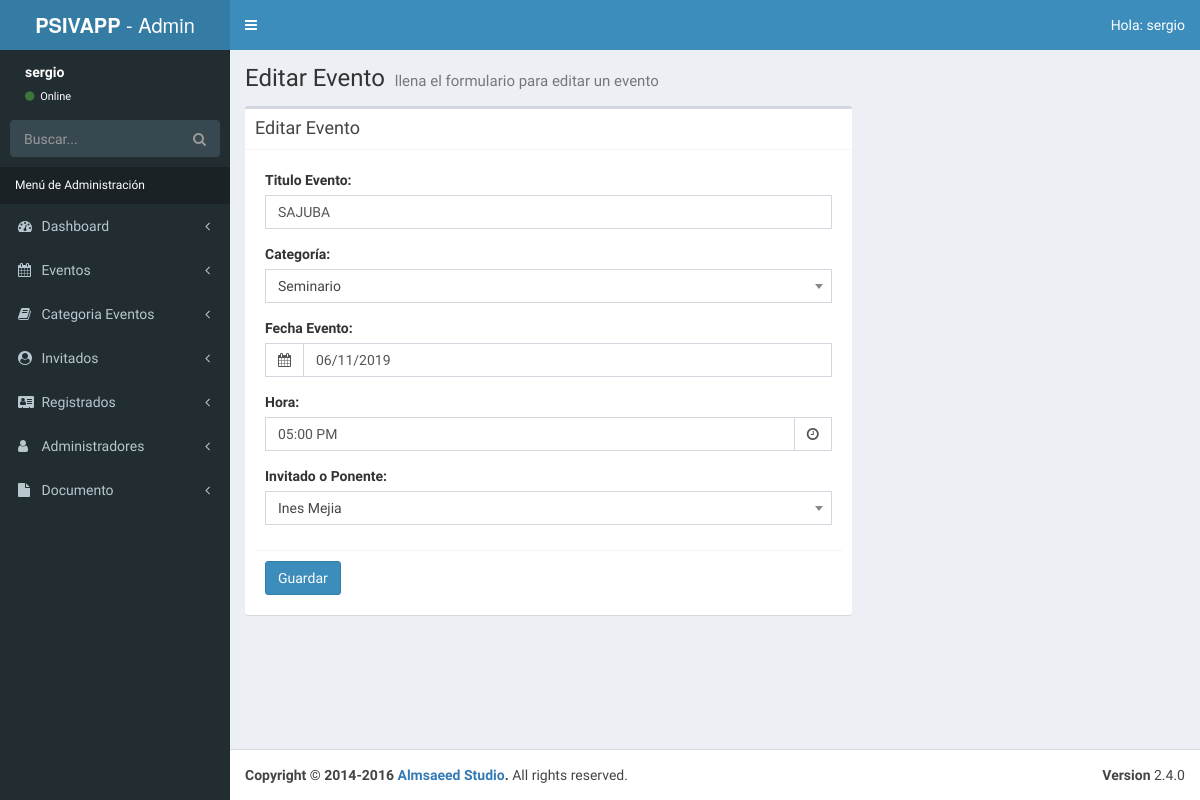
The app's page /admin/editar-evento.php?id=30 (signed in), older data.
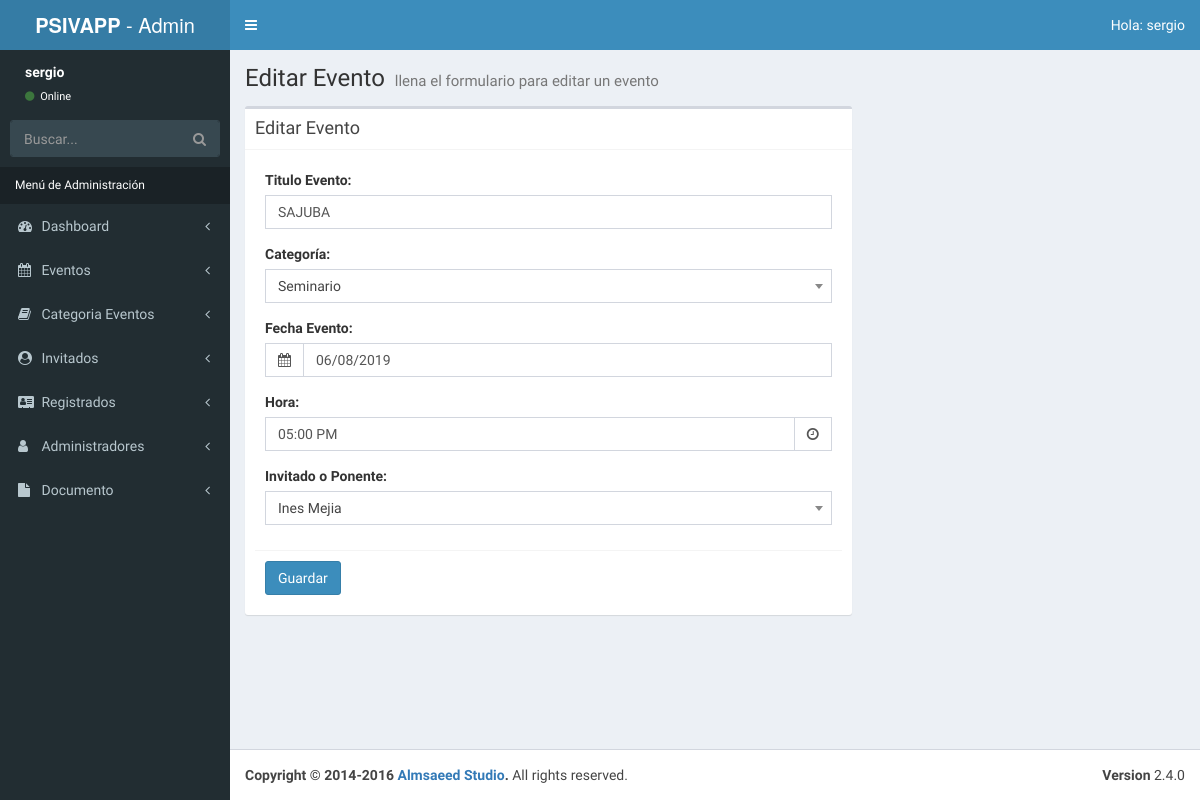
The same page, newer data.
### tables this page shows
CREATE TABLE `eventos` (
  `evento_id` tinyint(10) NOT NULL AUTO_INCREMENT,
  `nombre_evento` varchar(60) NOT NULL,
  `fecha_evento` date NOT NULL,
  `hora_evento` time NOT NULL,
  `id_cat_evento` tinyint(10) NOT NULL,
  `id_inv` tinyint(4) NOT NULL,
  `clave` varchar(10) NOT NULL,
  `editado` timestamp NOT NULL DEFAULT CURRENT_TIMESTAMP ON UPDATE CURRENT_TIMESTAMP,
  PRIMARY KEY (`evento_id`),
  KEY `id_cat_evento` (`id_cat_evento`),
  KEY `id_inv` (`id_inv`),
  CONSTRAINT `eventos_ibfk_1` FOREIGN KEY (`id_cat_evento`) REFERENCES `categoria_evento` (`id_categoria`),
  CONSTRAINT `eventos_ibfk_2` FOREIGN KEY (`id_inv`) REFERENCES `invitados` (`invitado_id`)
);

### admin/editar-evento.php (the view, shortened to what this page needs)
<?php
        $id = $_GET['id'];
        if(!filter_var($id, FILTER_VALIDATE_INT)):
            die("Error");
        else:
        include_once 'templates/header.php';
        include_once 'funciones/funciones.php';
        include_once 'templates/barra.php';
        include_once 'templates/navegacion.php';
?>
  <div class="content-wrapper">
    <section class="content-header">
      <h1>
        Editar Evento
        <small>llena el formulario para editar un evento</small>
      </h1>
    </section>
        <div class="row">
                <div class="col-md-8">
                <section class="content">
                  <div class="box">
                    <div class="box-header with-border">
                      <h3 class="box-title">Editar Evento</h3>
                    </div>
                    <div class="box-body">
                        <?php
                            $sql = "SELECT * FROM eventos WHERE evento_id = $id ";
                            $resultado = $conn->query($sql);
                            $evento = $resultado->fetch_assoc();
                        ?>
                        <form role="form" name="guardar-registro" id="guardar-registro" method="post" action="modelo-evento.php">
                              <div class="box-body">
                                    <div class="form-group">
                                          <label for="usuario">Titulo Evento:</label>
                                          <input type="text" class="form-control" id="titulo_evento" name="titulo_evento" placeholder="Titulo Evento" value="<?php echo $evento['nombre_evento']; ?>">
                                    </div>
                                    <div class="form-group">
                                          <label for="nombre">Categoría:</label>
                                    </div>
                                    <div class="form-group">
                                          <label>Fecha Evento:</label>
                                          <?php
                                                $fecha = $evento['fecha_evento'];
                                                $fecha_formato = date('m/d/Y', strtotime($fecha));
                                          ?>
                                          <div class="input-group date">
                                                <div class="input-group-addon">
                                                    <i class="fa fa-calendar"></i>
                                                </div>
                                                <input type="text" class="form-control pull-right" id="fecha" name="fecha_evento" value="<?php echo $fecha_formato; ?>">
                                          </div>
                                    </div>
                                    <div class="bootstrap-timepicker">
                                          <div class="form-group">
                                                <label>Hora:</label>
                                                <?php
                                                    $hora = $evento['hora_evento'];
                                                    $hora_formato = date('h:i a', strtotime($hora));
                                                ?>
                                                <div class="input-group">
                                                      <input type="text" class="form-control timepicker" name="hora_evento" value="<?php echo $hora_formato; ?>">
                                                      <div class="input-group-addon">
                                                          <i class="fa fa-clock-o"></i>
                                                      </div>
                                                </div>
                                              </div>
                                    </div>
                                    <div class="form-group">
                                          <label for="nombre">Invitado o Ponente:</label>
                                    </div>
                              </div>
                              <div class="box-footer">
                                  <button type="submit" class="btn btn-primary">Guardar</button>
                              </div>
                        </form>
                    </div>
                  </div>
                </section>
                </div>
        </div>
  </div>
  <?php
          include_once 'templates/footer.php';
      endif;
  ?>

Row changes from the older to the newer data that the page shows:
changed eventos "SAJUBA": fecha_evento "06/11/2019" → "06/08/2019"
